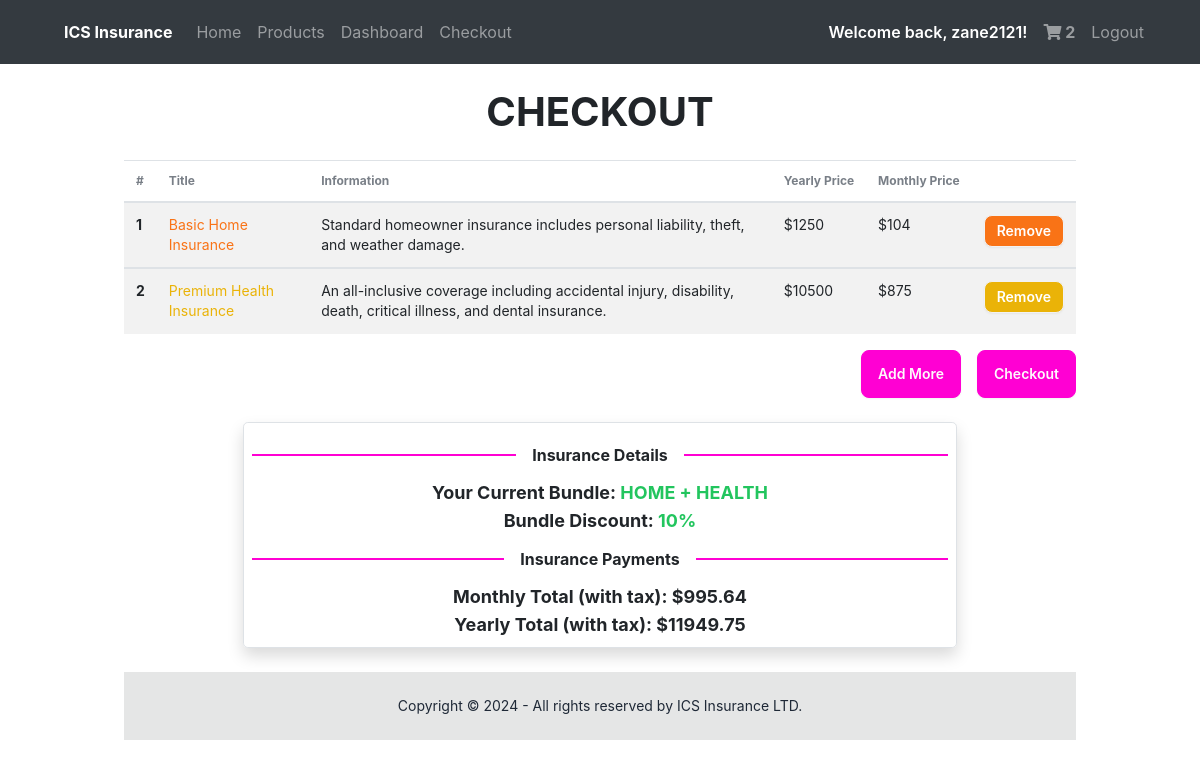
The app's page /checkout (signed in), older data.
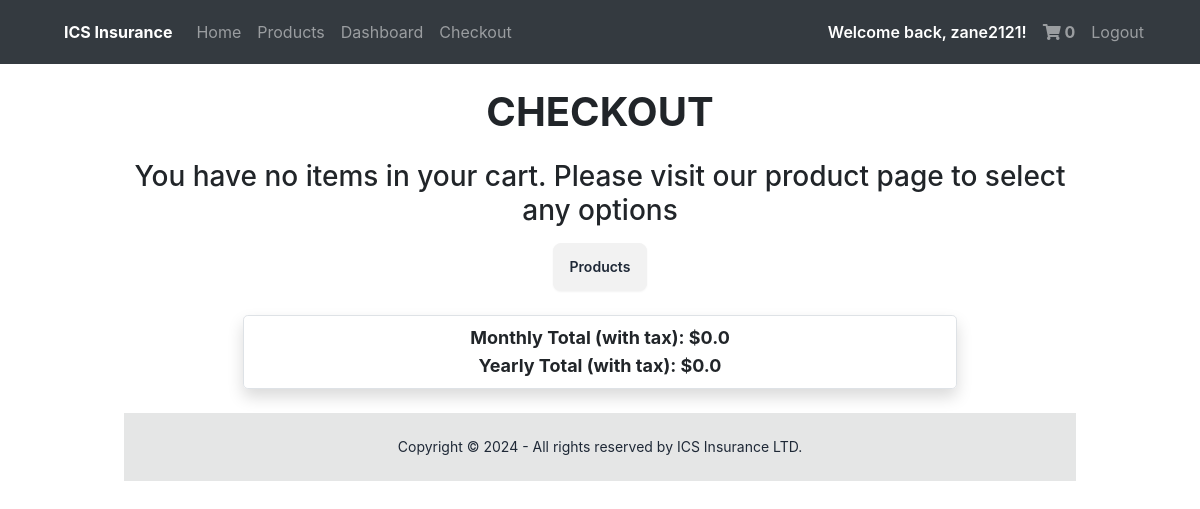
The same page, newer data.
### docs/models.py (models this page shows, shortened)
class User(db.Model, UserMixin): #Use UserMixin class to add prexisting methods
    id = db.Column(db.Integer(), primary_key = True)
    username = db.Column(db.String(length = 45), nullable = False, unique = True)
    email_address = db.Column(db.String(), unique = True, nullable = False)
    password_hash = db.Column(db.String(), nullable = False)
    isAdmin = db.Column(db.Boolean())
    insuranceSelection = db.relationship('Purchases', backref = "insurance_selection", lazy = True)
    @property
    def password(self):
      return self.password

class Cart(db.Model):
  id = db.Column(db.Integer(), primary_key = True)
  title =  db.Column(db.String(length = 45), nullable = False)
  type =  db.Column(db.String(length = 45), nullable = False)
  yearly_price = db.Column(db.Integer(), nullable = False)
  month_price = db.Column(db.Integer(), nullable = False)
  mini_description = db.Column(db.String(length = 1000), nullable = False)
  description = db.Column(db.String(length = 1000), nullable = False)
  colour = db.Column(db.String(length = 100), nullable = False)
  tier = db.Column(db.String(length = 100), nullable = False)
  owner = db.Column(db.Integer(), db.ForeignKey("user.id"))

### docs/routes.py (the view)
@login_required
@app.route("/checkout", methods = ["POST", "GET"])
def checkout_page():
  if not current_user.is_authenticated:
    return redirect(url_for("login_page"))
  cart_items = Cart.query.filter_by(owner = current_user.id)
  cart_count = Cart.query.filter_by(owner = current_user.id).count()
  if request.method == "POST":
      for item in cart_items:
        id = item.id
        title = item.title
        type = item.type
        yearly_price = item.yearly_price
        month_price = item.month_price
        mini_description = item.mini_description
        description = item.description
        colour = item.colour
        tier = item.tier
        new_purchase = Purchases(
          title=title, type=type, yearly_price=yearly_price,
          month_price=month_price, owner=current_user.id, status="PENDING" )
        db.session.add(new_purchase)
        db.session.commit()
        cart_item = Cart.query.filter_by(id=id).first()
        db.session.delete(cart_item)
        db.session.commit()
        flash(f"Added {title} to your purchases!", category="success")
      return redirect(url_for("dashboard_page"))
  elif request.method == "GET":
    cart_items = Cart.query.filter_by(owner = current_user.id).all()
  monthly_total = 0
  for item in cart_items:
    monthly_total += item.month_price
  monthly_total = monthly_total * 1.13
  monthly_total = round(monthly_total, 2)
  yearly_total = 0
  for item in cart_items:
    yearly_total += item.yearly_price
  yearly_total = yearly_total * 1.13
  yearly_total = round(yearly_total, 2)
  discount=0
  if len(cart_items) == 2:
    yearly_total = yearly_total * 0.9
    monthly_total = monthly_total * 0.9
    yearly_total = round(yearly_total, 2)
    monthly_total = round(monthly_total, 2)
    discount = 10
  elif len(cart_items) > 2:
    yearly_total = yearly_total * 0.8
    yearly_total = round(yearly_total, 2)
    monthly_total = monthly_total * 0.8
    monthly_total = round(monthly_total, 2)
    discount = 20
  else:
    yearly_total = yearly_total
    yearly_total = round(yearly_total, 2)
    monthly_total = monthly_total
    monthly_total = round(monthly_total, 2)
    discount = 0
  approved_types = ""
  if cart_items != []:
    for item in cart_items:
      approved_types += item.type + " + "
    approved_types = approved_types[:-3]
  else:
    approved_types = 0
  return render_template("checkout.html", cart_count = cart_count, cart_items = cart_items, monthly_total = monthly_total, yearly_total = yearly_total, discount = discount, approved_types = approved_types)

### docs/models.py (called while the page is built)
@loginmanager.user_loader #Required property for the users to be authenticated
def load_user(user_id):
    return User.query.get(user_id)

### docs/templates/checkout.html (shortened to what this page needs)
{% extends "base.html" %} {%block head%} {%endblock %} {% block body %} {% if
current_user.is_authenticated %}
<h1 class="h1 text-center my-4 font-bold">CHECKOUT</h1>
<div class="w-5/6 mx-auto px-4">
  <div class="overflow-x-auto">
    <table class="table">
      {% if cart_items %}
      <thead>
        <tr>
          <th>#</th>
          <th>Title</th>
          <th>Information</th>
          <th>Yearly Price</th>
          <th>Monthly Price</th>
          <th></th>
        </tr>
      </thead>
      {% set count = 1 %} {% for cart_item in cart_items %}
      <tbody>
        <tr class="bg-base-200">
          <th>{{ loop.index }}</th>
          <td class="text-{{cart_item.colour}}-500">{{cart_item.title}}</td>
          <td>{{cart_item.mini_description}}</td>
          <td>${{cart_item.yearly_price}}</td>
          <td>${{cart_item.month_price}}</td>
          <td>
            <a
              href="/delete?cart_item_id={{cart_item.id}}"
              class="btn btn-sm bg-{{cart_item.colour}}-500 text-white"
            >
              Remove
            </a>
          </td>
        </tr>
        {% endfor %}
      </tbody>
    </table>
    <div class="flex justify-end gap-4">
      <a href="/products" class="btn btn-secondary">Add More</a>
      <form method="POST">
        <button type="submit" class="btn btn-secondary">Checkout</button>
      </form>
    </div>
    {% else %}
    <div class="mx-auto flex flex-col gap-2 justify-center items-center">
      <h1 class="h3 text-center">
        You have no items in your cart. Please visit our product page to select
        any options
      </h1>
      <a href="/products" class="btn btn-md mx-auto">Products</a>
    </div>
    {% endif %}
    <div
      class="p-2 m-4 w-3/4 mx-auto border font-bold text-center border rounded-lg shadow"
    >
      {% if approved_types != 0 and discount != 0 %}
      <div class="divider divider-secondary">Insurance Details</div>
      <p class="text-lg">
        Your Current Bundle:
        <span class="text-green-500">{{ approved_types }}</span>
      </p>
      <p class="text-lg">
        Bundle Discount: <span class="text-green-500">{{ discount }}%</span>
      </p>
      <div class="divider divider-secondary">Insurance Payments</div>
      {% endif %}
      <div class="w-3/4 mx-auto">
        <p class="text-lg">Monthly Total (with tax): ${{ monthly_total }}</p>
        <p class="text-lg">Yearly Total (with tax): ${{ yearly_total }}</p>
      </div>
      {% endif %}
    </div>
    {% endblock %}

### docs/templates/base.html (shortened to what this page needs)
<!DOCTYPE html>
<html lang="en" data-theme="light">
  <head>
    <link
      rel="stylesheet"
      href="https://stackpath.bootstrapcdn.com/bootstrap/4.4.1/css/bootstrap.min.css"
    />
    <link
      rel="stylesheet"
      href="https://cdnjs.cloudflare.com/ajax/libs/font-awesome/5.15.3/css/all.min.css"
    />
    <link
      rel="stylesheet"
      href="https://stackpath.bootstrapcdn.com/font-awesome/4.7.0/css/font-awesome.min.css"
    />
    <link
      href="https://cdn.jsdelivr.net/npm/daisyui@4.12.10/dist/full.min.css"
      rel="stylesheet"
      type="text/css"
    />
    <link
      href="https://cdn.jsdelivr.net/npm/daisyui@4.12.10/dist/full.min.css"
      rel="stylesheet"
      type="text/css"
    />
    <script src="https://cdn.tailwindcss.com"></script>
  </head>
  <body class="bg-white" style="background-color: white">
    <nav class="navbar navbar-expand-lg navbar-dark bg-dark">
      <div class="collapse navbar-collapse" id="navbar">
        <div class="navbar-nav flex-grow-1 ms-10 me-10">
          <a class="nav-item nav-link font-bold text-white mx-2"
            >ICS Insurance</a
          >
          <a class="nav-item nav-link" id="home" href="/">Home</a>
          <a class="nav-item nav-link" id="products" href="/products"
            >Products</a
          >
          {% if current_user.is_authenticated %}
          <a class="nav-item nav-link" id="dashboard" href="/dashboard"
            >Dashboard</a
          >
          <a class="nav-item nav-link" id="checkout" href="/checkout"
            >Checkout</a
          >
          <div class="ml-auto d-flex align-items-center">
            <p class="font-semibold text-white my-auto mx-2">
              Welcome back, {{current_user.username}}!
            </p>
            <a
              class="nav-item nav-link font-bold"
              id="shopping-cart"
              href="/checkout"
            >
              <i class="fas fa-shopping-cart"></i>
              {% if current_user.is_authenticated %} {{cart_count}} {% endif %}
            </a>
            <a class="nav-item nav-link" id="logout" href="/logout">Logout</a>
          </div>
          {% endif %}
        </div>
      </div>
    </nav>
    {% block body %}{% endblock %}
  </body>
  <footer class="footer footer-center bg-base-300 text-base-content p-4 md:p-6 lg:p-8">
    <aside>
      <p>Copyright © 2024 - All rights reserved by ICS Insurance LTD.</p>
    </aside>
  </footer>
</html>

Row changes from the older to the newer data that the page shows:
removed Cart: title "Basic Home Insurance", mini_description "Standard homeowner insurance includes personal liability, theft, and weather damage.", yearly_price "1250", month_price "104"
removed Cart: title "Premium Health Insurance", mini_description "An all-inclusive coverage including accidental injury, disability, death, critical illness, and dental insurance.", yearly_price "10500", month_price "875"
Text that changed along with them:
{{ cart_count }}: "2" → "0"
{{ monthly_total }}: "995.64" → "0.0"
{{ yearly_total }}: "11949.75" → "0.0"
{{ approved_types }}: "HOME + HEALTH" → (not shown)
{{ discount }}: "10" → (not shown)
text no longer shown: "# Title Information Yearly Price Monthly Price Add More Checkout Insurance Details Your Current Bundle: Bundle Discount: % Insurance Payments"
text now shown: "You have no items in your cart. Please visit our product page to select any options Products"
